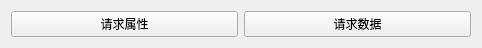
<?xml version="1.0" encoding="UTF-8"?>
<ui version="4.0">
 <class>RequestWidget</class>
 <widget class="QWidget" name="RequestWidget">
  <property name="geometry">
   <rect>
    <x>0</x>
    <y>0</y>
    <width>482</width>
    <height>41</height>
   </rect>
  </property>
  <property name="windowTitle">
   <string>RequestWidget</string>
  </property>
  <layout class="QGridLayout" name="gridLayout">
   <item row="0" column="0">
    <widget class="QPushButton" name="mRequestAttributes">
     <property name="text">
      <string>请求属性</string>
     </property>
    </widget>
   </item>
   <item row="0" column="1">
    <widget class="QPushButton" name="mRequestData">
     <property name="text">
      <string>请求数据</string>
     </property>
    </widget>
   </item>
  </layout>
 </widget>
 <layoutdefault spacing="6" margin="11"/>
 <resources/>
 <connections/>
</ui>
